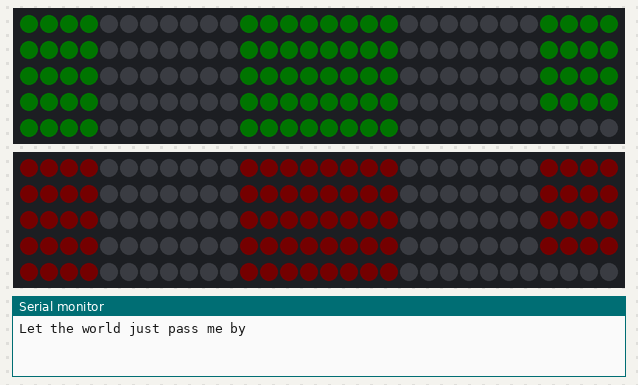
Bench run of a sketch on a simulated Arduino Uno, built with avr-gcc and run on an emulated ATmega328P. On the bench: 2 × 150 RGB LEDs in strip order, left to right, continuing on the next row, the last lines printed to the serial monitor. Dim RGB values are drawn brighter than linear.

Above: at 1.03 s.
At 3.03 s:
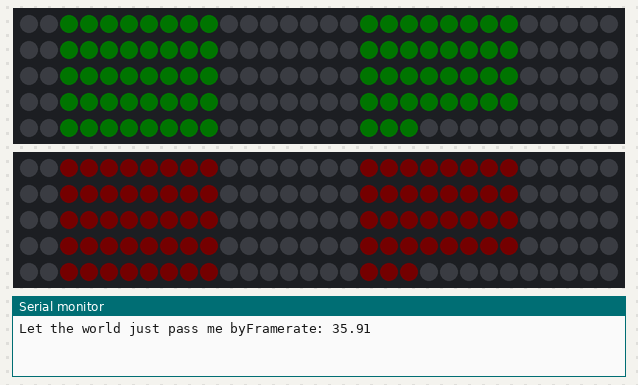
At 6.7 s:
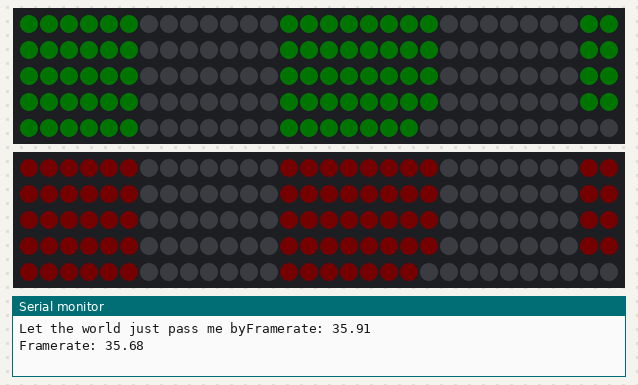
At 9.7 s:
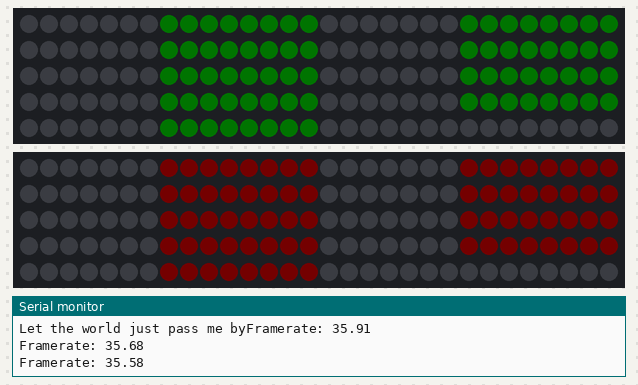
At 20.37 s:
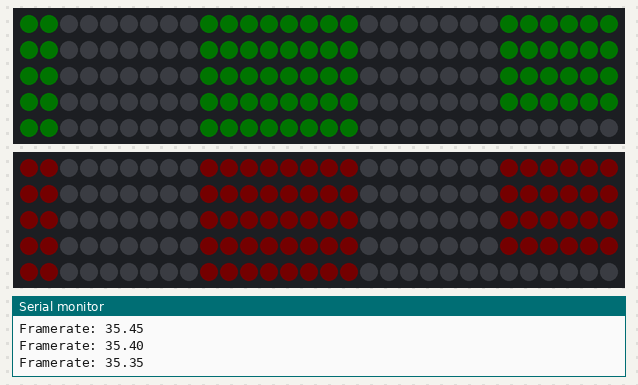
At 39.03 s:
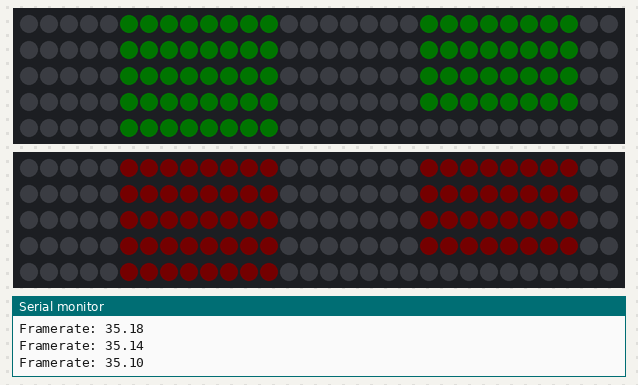

The sketch:

strip_test.ino
```cpp
#include <FastLED.h>

#define Num_Strip 150
#define Strip1_PIN 6
#define Strip2_PIN 8

CRGB Strip1[Num_Strip];
CRGB Strip2[Num_Strip];

const int delayMillis = 5;

int colour = 255;
int fading = 255;
int brightness = 255;


const float dD = 15;
const float min = 0.1;
const float max = 1.0;
const int max_col = 2;
const float max_min = max - min;
float offset = 0.0;
const float rate = 0.0030;
unsigned long prevMillis;
unsigned long startMillis;
unsigned long output_its = 100;
unsigned long output_i = 0;

// #define myprint(x)
// #define myprintln(x)
#define myprint Serial.print
#define myprintln Serial.println


void setup()  {
  // Serial.begin(9600);
  Serial.begin(115200);

//  FastLED.setMaxPowerInVoltsAndMilliamps(5,50);
  FastLED.addLeds<WS2812B,Strip1_PIN,GRB>(Strip1, Num_Strip);
  FastLED.addLeds<WS2812B,Strip2_PIN,GRB>(Strip2, Num_Strip);
//   FastLED.addLeds<NEOPIXEL,6>(Strip1, Num_Strip);
    prevMillis = millis();
    startMillis = millis();
    Serial.print("Let the world just pass me by");
    // const float fdenom = 5.0;
    // for (float i = -10.0; i < 10.0; i += 0.2) {
    //     float result = fmod(i, fdenom);
    //     myprint("fmod(");
    //     myprint(i);
    //     myprint(", ");
    //     myprint(fdenom);
    //     myprint(") = ");
    //     myprint(result);
    //     myprintln("");
    // }
}

float calc_intensity(int led, float offset) {
  float arrow_length = dD;
  float arrow_min = min;
  float arrow_max = max;

            float r = led - offset;
            float moded = fmod(r, arrow_length);
            float intensity = -1.0;
            if (moded < 0.0) {
                // printf("  - %d %f %f %f", led, moded, arrow_length + moded);
                moded = arrow_length + moded;
            }
            if (moded < 1.0) {
                // printf("moded < 1.0");
                intensity = moded * arrow_min + (1-moded) * arrow_max;
            }
            else if (moded > arrow_length) {
                // printf("ERROR ERROR: TOO LONG %d %f %f\n", led, moded, arrow_length);
            }
            else {
                // printf("moded > 1.0");
                intensity = (moded - 1.0) * (arrow_max - arrow_min) / arrow_length + arrow_min;
            }
            // printf("    [%03d] %f %f %f\n", led, r, moded, intensity);
  return intensity;
}

void loop() {
    output_i += 1;
    if ((output_i % output_its) == 0) {
      myprint("Framerate: ");
      myprint(1.0 * output_i / (millis() - startMillis) * 1000);
      myprintln("");
    }

  if (0 && output_i % 3 ) {
    for (int i = 0; i < Num_Strip - 10; i++) {
        Strip1[i] = CHSV(255, 0, 0);
        Strip2[i] = CHSV(255, 0, 0);
    }
      FastLED.show();
    return;
  }
    unsigned long curMillis = millis();
    float deltaMillis = curMillis - prevMillis;
    prevMillis = curMillis;

    offset = (offset + deltaMillis * rate);
    for (int i = 0; i < Num_Strip - 10; i++) {
        float intensity = calc_intensity(i, offset);

        float thingy2 = intensity * max_col;
        int output = constrain((int)thingy2, 0, max_col);
        Strip1[i] = CRGB(0, output, 0);
        Strip2[i] = CRGB(output, 0, 0);
        // if (i == 0) {
        //   myprint(output);
        //   myprint(" ");
        //   myprint(Strip1[i].r);
        //   myprint(" ");
        //   myprint(Strip1[i].g);
        //   myprint(" ");
        //   myprint(Strip1[i].b);
        //   myprintln(";");
        // }
    }
    FastLED.show();

}
```
